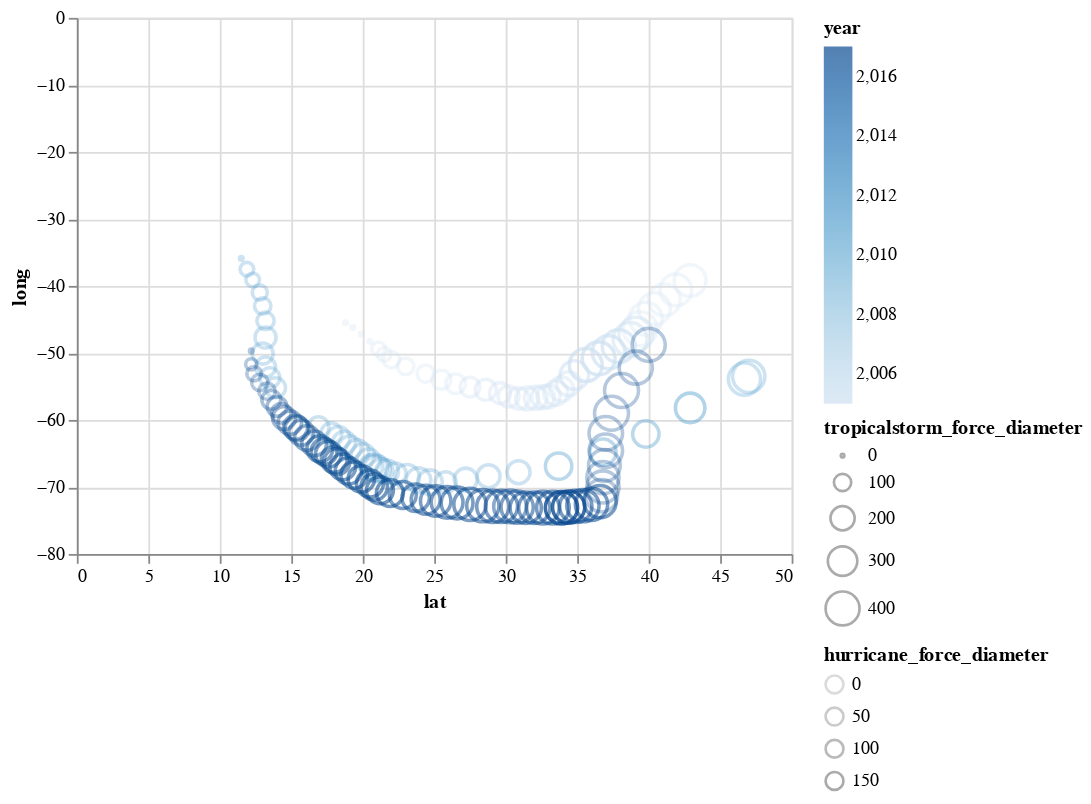

The cell this chart's notebook holds for it:
### Code cell
alt.Chart(Maria).mark_point().encode(
    x='lat',
    y='long',
    color=alt.Color('year', legend=alt.Legend(title="year")),
    size="tropicalstorm_force_diameter",
    opacity = "hurricane_force_diameter"
)

### Figure 1 — Vega-Lite specification as saved in the notebook (floating-point values rounded to 4 significant figures; data arrays with more than 128 entries replaced by an {"elided": "..."} marker saying what was removed)
{"config": {"view": {"continuousWidth": 400, "continuousHeight": 300}}, "data": {"name": "data-be38dc5528d199ac1d723d35b39b4d94"}, "mark": "point", "encoding": {"color": {"field": "year", "legend": {"title": "year"}, "type": "quantitative"}, "opacity": {"field": "hurricane_force_diameter", "type": "quantitative"}, "size": {"field": "tropicalstorm_force_diameter", "type": "quantitative"}, "x": {"field": "lat", "type": "quantitative"}, "y": {"field": "long", "type": "quantitative"}}, "$schema": "https://vega.github.io/schema/vega-lite/v4.17.0.json", "datasets": {"data-be38dc5528d199ac1d723d35b39b4d94": {"elided": "134 records"}}}
